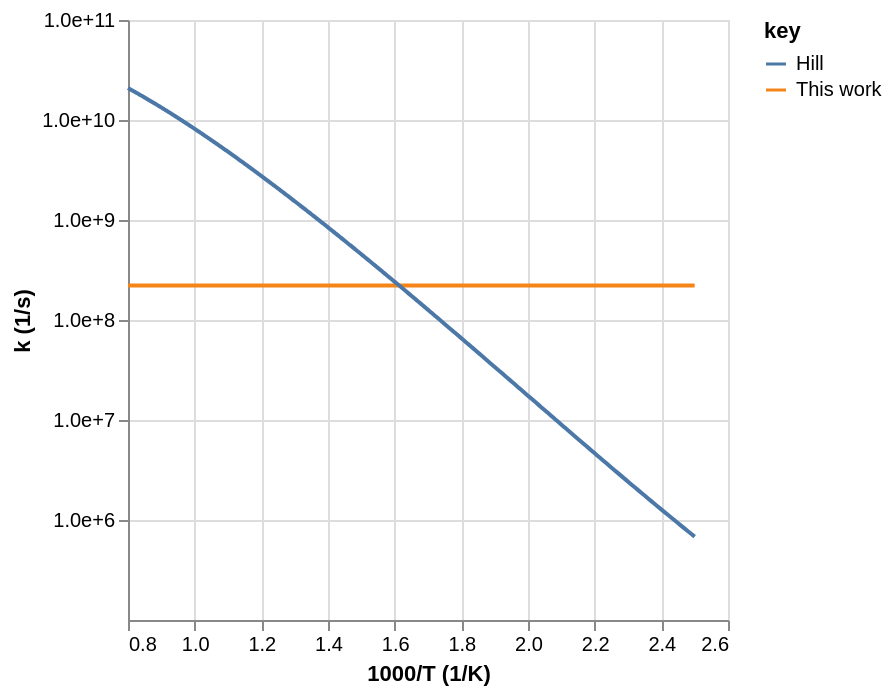
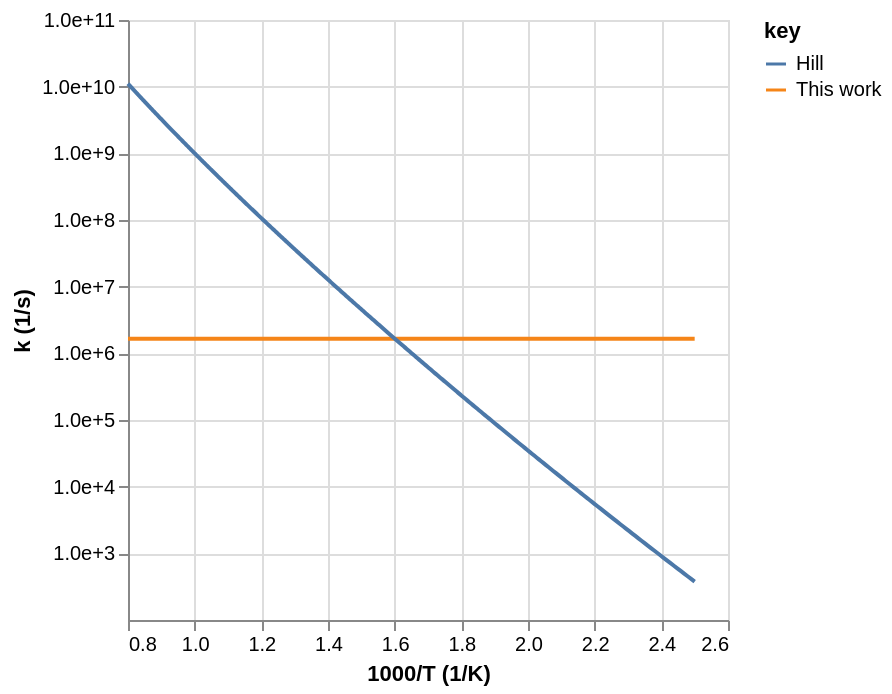
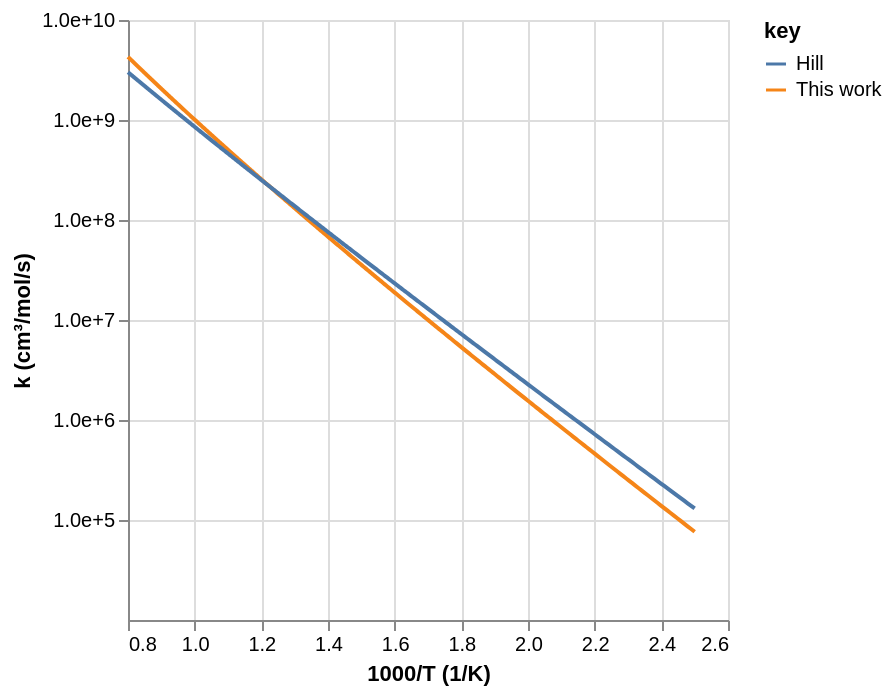
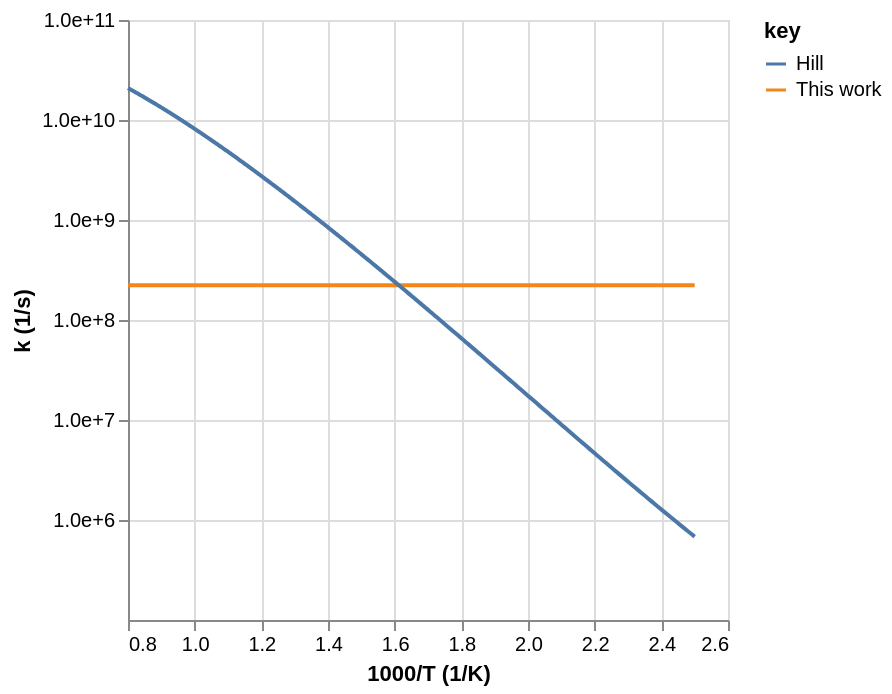

The code cell stored with these charts, in order, in its notebook:
### Code cell
# Read
workflow.read(tag=tag, root_path=root_path)

### Figure 1 — Vega-Lite specification as saved in the notebook (floating-point values rounded to 4 significant figures; data arrays with more than 128 entries replaced by an {"elided": "..."} marker saying what was removed)
{"config": {"view": {"continuousWidth": 300, "continuousHeight": 300}}, "data": {"name": "data-ec5c9480cafc4c07202ef65e83ebb8c9"}, "mark": {"type": "line"}, "encoding": {"color": {"field": "key", "type": "nominal"}, "x": {"field": "x", "title": "1000/T (1/K)", "type": "quantitative"}, "y": {"axis": {"format": ".1e", "values": [1000000, 10000000, 100000000, 1000000000, 10000000000, 100000000000]}, "field": "value", "scale": {"type": "log"}, "title": "k (1/s)", "type": "quantitative"}}, "transform": [{"fold": ["This work", "Hill"]}], "$schema": "https://vega.github.io/schema/vega-lite/v5.20.1.json", "datasets": {"data-ec5c9480cafc4c07202ef65e83ebb8c9": {"elided": "500 records"}}}

### Figure 2 — Vega-Lite specification as saved in the notebook (floating-point values rounded to 4 significant figures; data arrays with more than 128 entries replaced by an {"elided": "..."} marker saying what was removed)
{"config": {"view": {"continuousWidth": 300, "continuousHeight": 300}}, "data": {"name": "data-2cca838bec38a696b4f6f73d74583402"}, "mark": {"type": "line"}, "encoding": {"color": {"field": "key", "type": "nominal"}, "x": {"field": "x", "title": "1000/T (1/K)", "type": "quantitative"}, "y": {"axis": {"format": ".1e", "values": [1000, 10000, 100000, 1000000, 10000000, 100000000, 1000000000, 10000000000, 100000000000]}, "field": "value", "scale": {"type": "log"}, "title": "k (1/s)", "type": "quantitative"}}, "transform": [{"fold": ["This work", "Hill"]}], "$schema": "https://vega.github.io/schema/vega-lite/v5.20.1.json", "datasets": {"data-2cca838bec38a696b4f6f73d74583402": {"elided": "500 records"}}}

### Figure 3 — Vega-Lite specification as saved in the notebook (floating-point values rounded to 4 significant figures; data arrays with more than 128 entries replaced by an {"elided": "..."} marker saying what was removed)
{"config": {"view": {"continuousWidth": 300, "continuousHeight": 300}}, "data": {"name": "data-fa3c73a3f549c9eadc2bd4336b802cde"}, "mark": {"type": "line"}, "encoding": {"color": {"field": "key", "type": "nominal"}, "x": {"field": "x", "title": "1000/T (1/K)", "type": "quantitative"}, "y": {"axis": {"format": ".1e", "values": [100000, 1000000, 10000000, 100000000, 1000000000, 10000000000, 100000000000]}, "field": "value", "scale": {"type": "log"}, "title": "k (cm³/mol/s)", "type": "quantitative"}}, "transform": [{"fold": ["This work", "Hill"]}], "$schema": "https://vega.github.io/schema/vega-lite/v5.20.1.json", "datasets": {"data-fa3c73a3f549c9eadc2bd4336b802cde": {"elided": "500 records"}}}

### Figure 4 — Vega-Lite specification as saved in the notebook (floating-point values rounded to 4 significant figures; data arrays with more than 128 entries replaced by an {"elided": "..."} marker saying what was removed)
{"config": {"view": {"continuousWidth": 300, "continuousHeight": 300}}, "data": {"name": "data-f61275d3699e19e0a97c6ccb700b4616"}, "mark": {"type": "line"}, "encoding": {"color": {"field": "key", "type": "nominal"}, "x": {"field": "x", "title": "1000/T (1/K)", "type": "quantitative"}, "y": {"axis": {"format": ".1e", "values": [1000000, 10000000, 100000000, 1000000000, 10000000000, 100000000000]}, "field": "value", "scale": {"type": "log"}, "title": "k (1/s)", "type": "quantitative"}}, "transform": [{"fold": ["This work", "Hill"]}], "$schema": "https://vega.github.io/schema/vega-lite/v5.20.1.json", "datasets": {"data-f61275d3699e19e0a97c6ccb700b4616": {"elided": "500 records"}}}
